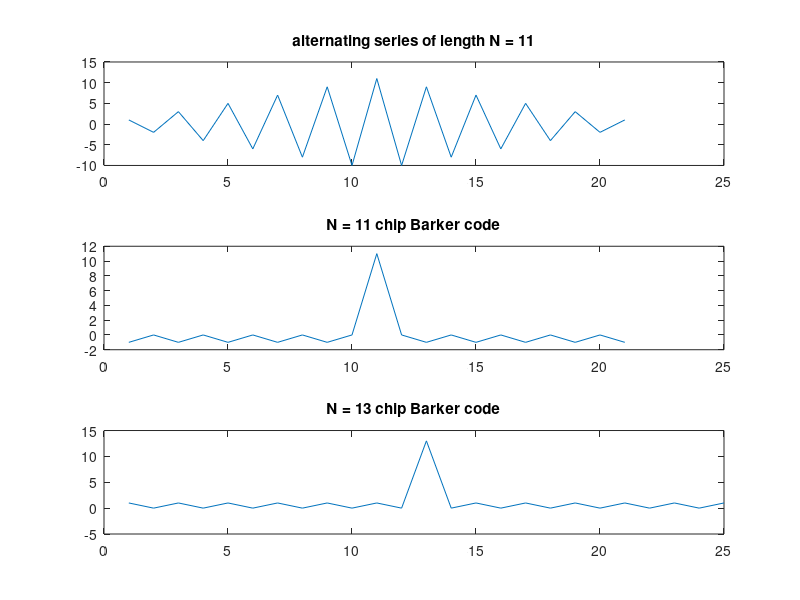

This chart was generated by the following MATLAB code:
clear all; close all;
% autocorrelate codes in the specification as required
% calculate PSL of the output of the autocorrelations
alternate = [1 -1 1 -1 1 -1 1 -1 1 -1 1];
as = xcorr(alternate); % auto correlation
chip11 = [1 -1 1 1 -1 1 1 1 -1 -1 -1];
c11 = xcorr(chip11,chip11);
chip13 = [-1 1 -1 1 -1 -1 1 1 -1 -1 -1 -1 -1];
c13 = xcorr(chip13);
subplot(3,1,1); plot(as);
title('alternating series of length N = 11');
subplot(3,1,2); plot(c11);
title('N = 11 chip Barker code');
subplot(3,1,3);plot(c13);
title('N = 13 chip Barker code');

% PSL: find sidelobes from figures
PSLas = 20*log10(9);
PSL11 = 20*log10(1);
PSL13 = 20*log10(1);



